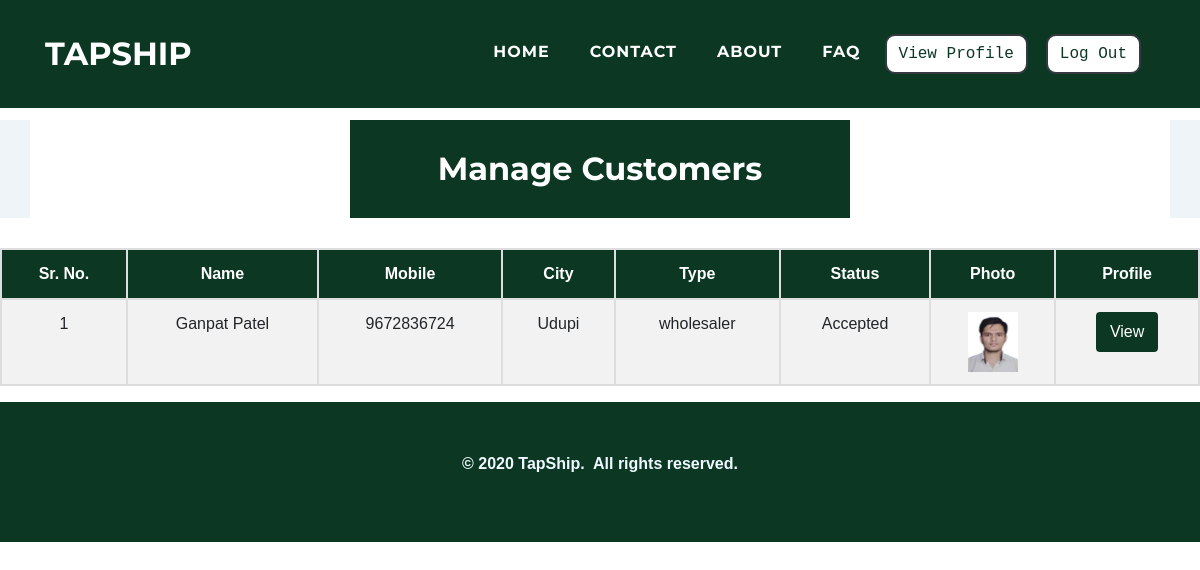
/admin/managecustomer.php (signed in), run on the app's committed database.
### tables this page shows
CREATE TABLE `customer` (
  `c_id` int(11) NOT NULL,
  `c_name` varchar(100) NOT NULL,
  `c_mobile` varchar(25) NOT NULL,
  `c_contactname` varchar(50) NOT NULL,
  `c_gender` varchar(25) NOT NULL,
  `c_age` varchar(10) NOT NULL,
  `c_street` varchar(50) NOT NULL,
  `c_city` varchar(25) NOT NULL,
  `c_state` varchar(25) NOT NULL,
  `c_pincode` varchar(10) NOT NULL,
  `c_type` varchar(25) NOT NULL,
  `c_registration` varchar(100) NOT NULL,
  `c_aadhar` varchar(25) NOT NULL,
  `c_aadharpdf` varchar(100) NOT NULL,
  `c_pan` varchar(25) NOT NULL,
  `c_panpdf` varchar(100) NOT NULL,
  `c_photo` varchar(100) NOT NULL,
  `c_password` varchar(25) NOT NULL,
  `c_approve` varchar(100) NOT NULL
);

### admin/managecustomer.php (the view, shortened to what this page needs)
<?php
$res = $_SESSION["sessionid"];
$a_name= $res;
?>
<!DOCTYPE html>
<html>
<head>
    <link rel="stylesheet" href="../assets/bootstrap/css/bootstrap.min.css">
    <link rel="stylesheet" href="../assets/fonts/font-awesome.min.css">
    <link rel="stylesheet" href="../assets/fonts/ionicons.min.css">
    <link rel="stylesheet" href="../assets/css/Article-List.css">
    <link rel="stylesheet" href="../assets/css/Features-Boxed.css">
    <link rel="stylesheet" href="../assets/css/Footer-Dark.css">
    <link rel="stylesheet" href="../assets/css/Highlight-Blue.css">
    <link rel="stylesheet" href="https://cdnjs.cloudflare.com/ajax/libs/animate.css/3.5.2/animate.min.css">
    <link rel="stylesheet" href="https://cdnjs.cloudflare.com/ajax/libs/aos/2.2.0/aos.css">
    <link rel="stylesheet" href="../assets/css/Login-Form-Clean.css">
    <link rel="stylesheet" href="../assets/css/table-style.css"/>
</head>
<body id="page-top">
    <nav class="navbar navbar-light navbar-expand-lg fixed-top text-uppercase" id="mainNav" style="background: #0c3823;">
        <div class="container">
            <a class="navbar-brand js-scroll-trigger" data-bs-hover-animate="pulse" href="../index.php" style="font-family: Montserrat, sans-serif;">TAPSHIP</a>
            <div class="collapse navbar-collapse"
                id="navbarResponsive">
                <ul class="nav navbar-nav ml-auto">
                    <li class="nav-item mx-0 mx-lg-1"><a class="nav-link py-3 px-0 px-lg-3 rounded js-scroll-trigger" data-bs-hover-animate="pulse" href="../index.php" style="filter: contrast(100%) grayscale(0%) hue-rotate(0deg) invert(0%) sepia(0%);">HOME</a></li>
                    <li class="nav-item mx-0 mx-lg-1"><a class="nav-link py-3 px-0 px-lg-3 rounded js-scroll-trigger" data-bs-hover-animate="pulse" href="../contact.php">CONTACT</a></li>
                    <li class="nav-item mx-0 mx-lg-1"><a class="nav-link py-3 px-0 px-lg-3 rounded js-scroll-trigger" data-bs-hover-animate="pulse" href="../about.php">ABOUT</a></li>
                    <li class="nav-item mx-0 mx-lg-1"><a class="nav-link py-3 px-0 px-lg-3 rounded js-scroll-trigger" data-bs-hover-animate="pulse" href="../faq.php">FAQ</a></li>
                    <li class="nav-item mx-0 mx-lg-1"><a href="updateprofile.php?a_name=<?php echo $a_name; ?>"><button class="btn btn-dark text-monospace" data-bs-hover-animate="pulse" type="button" style="margin: 10px;background: rgb(255,255,255);color: #0c3823;margin-left: 0;border-radius: 10px;">View Profile</button></a></li>
                    <li class="nav-item mx-0 mx-lg-1"><a href="../admin/logout-script.php"><button  class="btn btn-dark text-monospace" data-bs-hover-animate="pulse" type="button" style="margin: 10px;background: rgb(255,255,255);color: #0c3823;margin-left: 0;border-radius: 10px;">Log Out</button></a></li>
                </ul>
            </div>
        </div>
    </nav>
    <div class="features-boxed">
        <div class="container" style="background: #ffffff;">
            <div class="intro" style="background: #0c3823;margin-top: 120px;margin-bottom: 30px;">
                <h2 class="text-center" data-aos="fade" style="color: rgb(255,255,255);padding: 30px;margin-bottom: 0px;">Manage Customers</h2>
            </div>
        </div>
    </div>
<table  id="tabledata" class=" table table-striped table-hover table-bordered">
 <tr class="bg-dark text-white text-center">
 <thead>
 <th>Sr. No.</th>
 <th> Name </th>
 <th> Mobile </th>
 <th> City </th>
 <th> Type </th>
 <th> Status </th>
 <th> Photo </th>
 <th> Profile </th>
 </thead>
 </tr >
 <?php
$con = mysqli_connect('localhost','root');
mysqli_select_db($con,'tapship');
 $q = "select c_name, c_mobile, c_city, c_type, c_approve, c_photo from customer ";
 $query = mysqli_query($con,$q);
 $c = 1;
 while($res = mysqli_fetch_array($query)){
 ?>
 <tr class="text-center">
 <td data-label="Sr. No."> <?php echo $c; $c+=1 ?> </td>
 <td data-label="Name"> <?php echo $res['c_name'];  ?> </td>
 <td data-label="Mobile"> <?php echo $res['c_mobile'];  ?> </td>
 <td data-label="City"> <?php echo $res['c_city'];  ?> </td>
 <td data-label="Type"> <?php echo $res['c_type'];  ?> </td>
 <td data-label="Status"> <?php if($res['c_approve']=="0"){echo "No Action";}else if($res['c_approve']=="1"){echo " Accepted";}else if($res['c_approve']=="2"){echo "Review";}else if($res['c_approve']=="3"){echo "Rejected";}else if($res['c_approve']=="4"){echo "Resubmitted";}  ?> </td>
 <td data-label="Photo"> <img src="../customers/<?php echo $res['c_photo'];  ?>" width="50" height="60"> </td>
 <td data-label="Profile"> <button class="btn" style="background-color:#0c3823;"> <a href="customerprofile.php?c_mobile=<?php echo $res['c_mobile']; ?>" class="text-white"> View </a> </button> </td>
 </tr>
 <?php
 }
  ?>
 </table>
    <div class="footer-dark" style="background: rgb(12,56,35);">
        <footer>
            <div class="container">
                <p style="text-align: center;"><strong>© 2020 TapShip.&nbsp; All rights reserved.</strong><br></p>
            </div>
        </footer>
    </div>
</body>
</html>

### assets/css/Features-Boxed.css (style rules this page uses)
.features-boxed { color: #313437; background-color: #eef4f7; }
.features-boxed h2 { font-weight: bold; margin-bottom: 40px; padding-top: 40px; color: inherit; }
.features-boxed .intro { font-size: 16px; max-width: 500px; margin: 0 auto; }

### assets/css/Footer-Dark.css (style rules this page uses)
.footer-dark { padding: 50px 0; color: #f0f9ff; background-color: #282d32; }

### assets/css/table-style.css (style rules this page uses)
body { margin:0; font-family: sans-serif; }
* { box-sizing: border-box; }
.table { width: 100%; border-collapse: collapse; }
.table td,.table th { padding:12px 15px; border:2px solid #ddd; text-align: center; font-size:16px; }
.table th { background-color:#0c3823; color:#ffffff; }

### data on the page
customer: c_name "Ganpat Patel", c_mobile "9672836724", c_city "Udupi", c_type "wholesaler", c_approve "Accepted", c_photo (picture)
